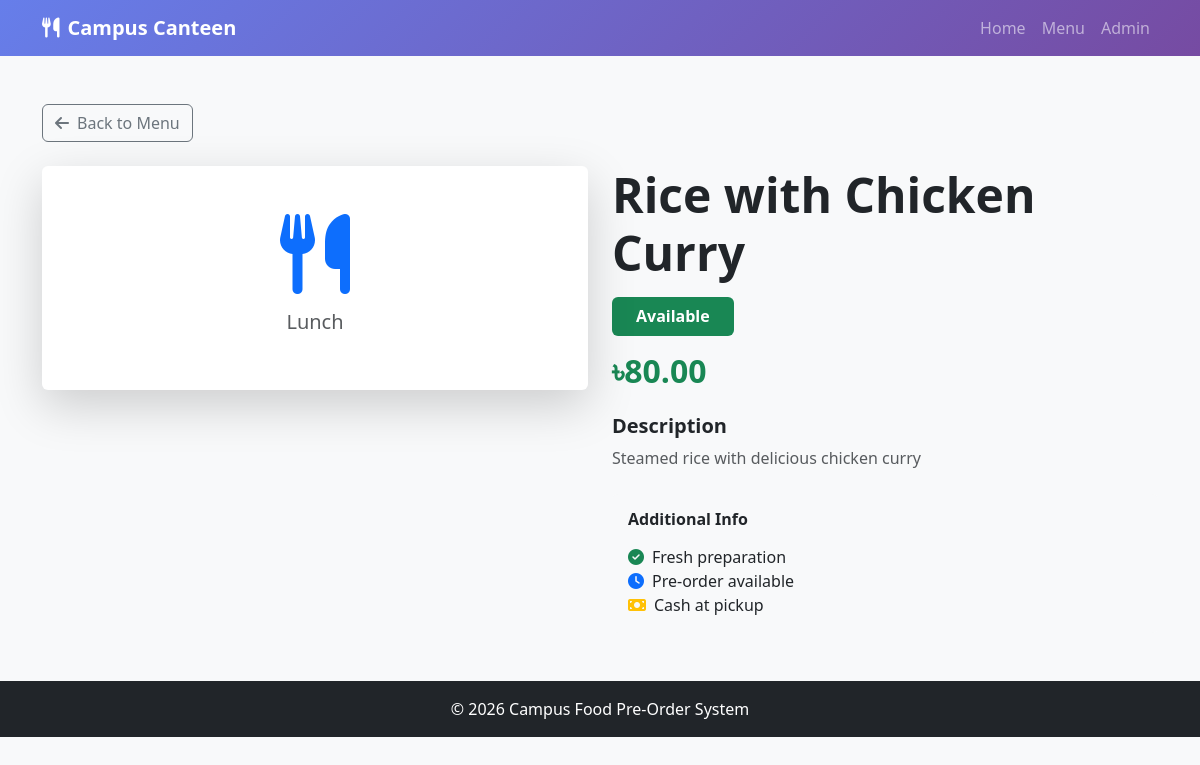
The app's page /item/3/ with its own data.
### canteen/models.py (models this page shows, shortened)
class FoodItem(models.Model):
    category = models.ForeignKey(
        Category,
        on_delete=models.CASCADE,
        related_name='food_items'
    )
    name = models.CharField(max_length=200)
    description = models.TextField(blank=True)
    price = models.DecimalField(max_digits=6, decimal_places=2)
    image = models.ImageField(upload_to='food_images/', blank=True, null=True)
    is_available = models.BooleanField(default=True)
    created_at = models.DateTimeField(auto_now_add=True)
    updated_at = models.DateTimeField(auto_now=True)
    class Meta:
        ordering = ['category', 'name']
    def get_availability_status(self):
        return "Available" if self.is_available else "Sold Out"

class Category(models.Model):
    CATEGORY_CHOICES = [
        ('breakfast', 'Breakfast'),
        ('lunch', 'Lunch'),
        ('snacks', 'Snacks'),
        ('drinks', 'Drinks'),
    ]
    name = models.CharField(max_length=50, choices=CATEGORY_CHOICES, unique=True)
    description = models.TextField(blank=True)
    created_at = models.DateTimeField(auto_now_add=True)
    class Meta:
        verbose_name_plural = "Categories"
        ordering = ['name']

### canteen/views.py (the view)
# urls.py: path('item/<int:item_id>/', views.food_item_detail, name='food_detail'),
def food_item_detail(request, item_id):
    food_item = get_object_or_404(FoodItem, id=item_id)
    related_items = FoodItem.objects.filter(
        category=food_item.category,
        is_available=True
    ).exclude(id=item_id)[:4]
    context = {
        'food_item': food_item,
        'related_items': related_items,
    }
    return render(request, 'canteen/food_detail.html', context)

### canteen/templates/canteen/food_detail.html (shortened to what this page needs)
{% extends 'canteen/base.html' %}
{% block content %}
<div class="container my-5">
    <a href="{% url 'canteen:home' %}" class="btn btn-outline-secondary mb-4">
        <i class="fas fa-arrow-left me-2"></i>Back to Menu
    </a>
    <div class="row">
        <div class="col-md-6">
            <div class="card shadow-lg border-0">
                <div class="card-body text-center p-5">
                    <i class="fas fa-utensils fa-5x text-primary mb-3"></i>
                    <h5 class="text-muted">{{ food_item.category.get_name_display }}</h5>
                </div>
            </div>
        </div>
        <div class="col-md-6">
            <h1 class="display-5 fw-bold mb-3">{{ food_item.name }}</h1>
            <span class="badge {% if food_item.is_available %}bg-success{% else %}bg-danger{% endif %} mb-3" style="font-size: 1rem; padding: 0.7rem 1.5rem;">
                {{ food_item.get_availability_status }}
            </span>
            <h2 class="text-success fw-bold mb-4">৳{{ food_item.price }}</h2>
            <div class="mb-4">
                <h5 class="fw-bold">Description</h5>
                <p class="text-muted">{{ food_item.description|default:"Delicious food item from our canteen." }}</p>
            </div>
            <div class="card bg-light border-0">
                <div class="card-body">
                    <h6 class="fw-bold mb-3">Additional Info</h6>
                    <ul class="list-unstyled mb-0">
                        <li><i class="fas fa-check-circle text-success me-2"></i>Fresh preparation</li>
                        <li><i class="fas fa-clock text-primary me-2"></i>Pre-order available</li>
                        <li><i class="fas fa-money-bill text-warning me-2"></i>Cash at pickup</li>
                    </ul>
                </div>
            </div>
        </div>
    </div>
</div>
{% endblock %}

### canteen/templates/canteen/base.html (style rules this page uses)
body { background-color: #f8f9fa; }

### records on screen
FoodItem: category.name "Lunch", name "Rice with Chicken Curry", get_availability_status "Available", price "80.00", description "Steamed rice with delicious chicken curry"
